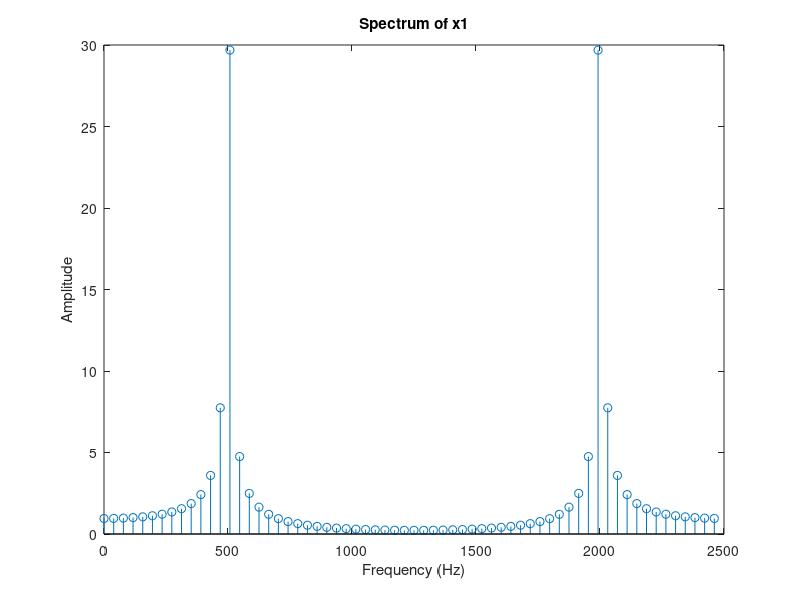
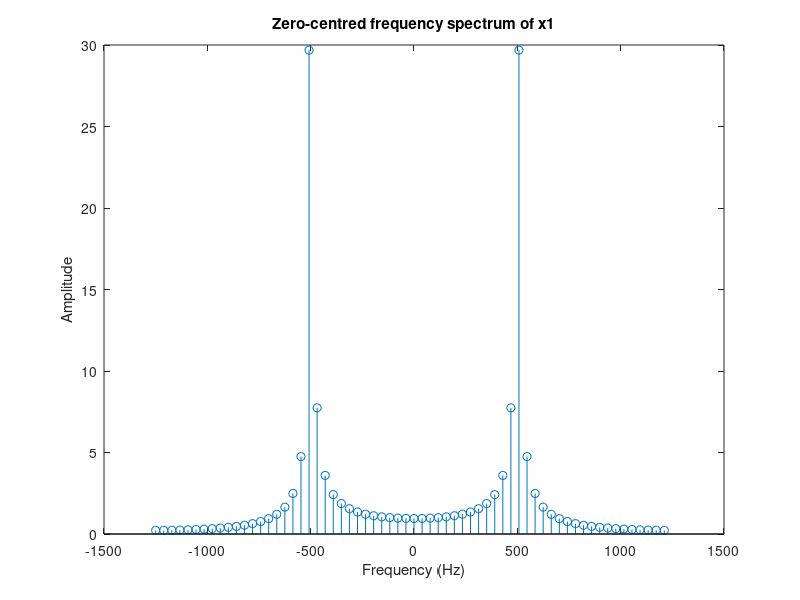

Write MATLAB code to recreate these figures, in order.
function ex2()
  N = 64;
  ft = 3000;
  B = 1000;
  fs = 2500;
  ##fs = ft + B/2;

  t = [0:1/fs:100/fs];
  x1 = sin(2 * pi * ft *t);

  fx = zeros(1, N);
  fidx = (fs/N) * linspace(0,N-1,N);
  spectrum = fft(x1, N);
  stem(fidx, abs(spectrum));
  xlabel('Frequency (Hz)');
  ylabel('Amplitude');
  title('Spectrum of x1');

  figure;
  fidx = (fs/N)*linspace(-N/2, N/2-1, N);
  stem(fidx, abs(fftshift(spectrum)));
  xlabel('Frequency (Hz)');
  ylabel('Amplitude');
  title('Zero-centred frequency spectrum of x1');
endfunction
